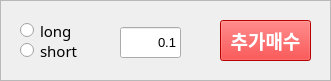
   <widget class="QFrame" name="frame">
    <property name="geometry">
     <rect>
      <x>650</x>
      <y>150</y>
      <width>331</width>
      <height>81</height>
     </rect>
    </property>
    <property name="frameShape">
     <enum>QFrame::StyledPanel</enum>
    </property>
    <property name="frameShadow">
     <enum>QFrame::Raised</enum>
    </property>
    <widget class="QPushButton" name="add_start_btn">
     <property name="geometry">
      <rect>
       <x>220</x>
       <y>20</y>
       <width>91</width>
       <height>41</height>
      </rect>
     </property>
     <property name="font">
      <font>
       <family>맑은 고딕</family>
       <pointsize>14</pointsize>
       <weight>75</weight>
       <bold>true</bold>
      </font>
     </property>
     <property name="styleSheet">
      <string notr="true">color:white;

background-color:red;
</string>
     </property>
     <property name="text">
      <string>추가매수</string>
     </property>
    </widget>
    <widget class="QLineEdit" name="add_amt">
     <property name="geometry">
      <rect>
       <x>120</x>
       <y>27</y>
       <width>61</width>
       <height>31</height>
      </rect>
     </property>
     <property name="font">
      <font>
       <pointsize>10</pointsize>
       <weight>50</weight>
       <bold>false</bold>
      </font>
     </property>
     <property name="text">
      <string>0.1</string>
     </property>
     <property name="alignment">
      <set>Qt::AlignRight|Qt::AlignTrailing|Qt::AlignVCenter</set>
     </property>
    </widget>
    <widget class="QRadioButton" name="radio_short_2">
     <property name="geometry">
      <rect>
       <x>20</x>
       <y>40</y>
       <width>70</width>
       <height>21</height>
      </rect>
     </property>
     <property name="font">
      <font>
       <family>맑은 고딕</family>
       <pointsize>11</pointsize>
      </font>
     </property>
     <property name="text">
      <string>short</string>
     </property>
    </widget>
    <widget class="QRadioButton" name="radio_long_2">
     <property name="geometry">
      <rect>
       <x>20</x>
       <y>20</y>
       <width>70</width>
       <height>21</height>
      </rect>
     </property>
     <property name="font">
      <font>
       <family>맑은 고딕</family>
       <pointsize>11</pointsize>
      </font>
     </property>
     <property name="text">
      <string>long</string>
     </property>
    </widget>
   </widget>
